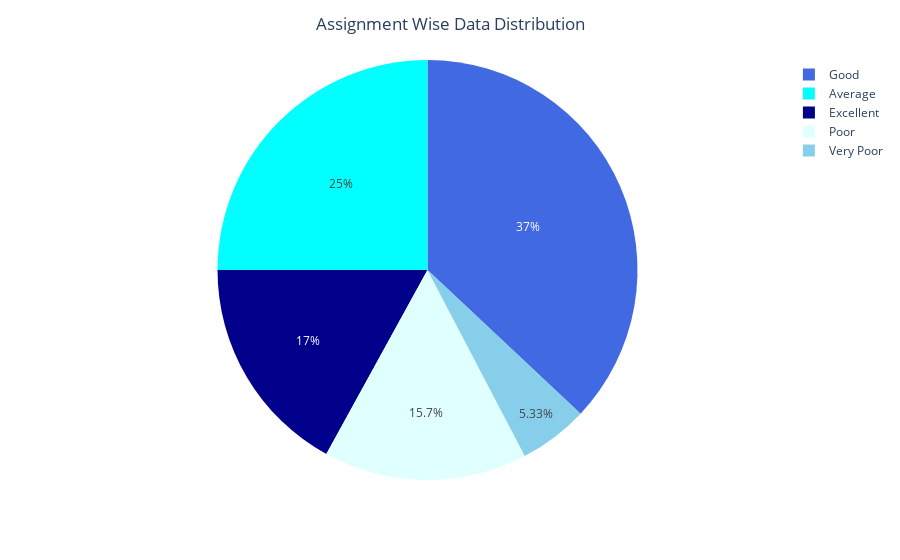

Source (notebook cell):
### Code cell
#visualization

fig=px.pie(values=Total_students_dist_by_assignment.values,names=Total_students_dist_by_assignment.index,
           color=Total_students_dist_by_assignment.index,color_discrete_map={'Average': 'cyan',
    'Good': 'royalblue',
    'Excellent': 'darkblue',
    'Poor': 'lightcyan',
    'Very Poor': 'skyblue'})
fig.update_layout(title='Assignment Wise Data Distribution',
                 title_x=0.5)
fig.show()

### Figure 1 — Plotly figure (JSON) as saved in the notebook; plotly's stock layout.template omitted (floating-point values rounded to 4 significant figures)
{"data": [{"customdata": [["Average"], ["Excellent"], ["Good"], ["Poor"], ["Very Poor"]], "domain": {"x": [0, 1], "y": [0, 1]}, "hovertemplate": "label=%{label}<br>value=%{value}<br>color=%{customdata[0]}<extra></extra>", "labels": ["Average", "Excellent", "Good", "Poor", "Very Poor"], "legendgroup": "", "marker": {"colors": ["cyan", "darkblue", "royalblue", "lightcyan", "skyblue"]}, "name": "", "showlegend": true, "type": "pie", "values": [75, 51, 111, 47, 16]}], "layout": {"autosize": true, "legend": {"tracegroupgap": 0}, "margin": {"t": 60}, "title": {"text": "Assignment Wise Data Distribution", "x": 0.5}}}
